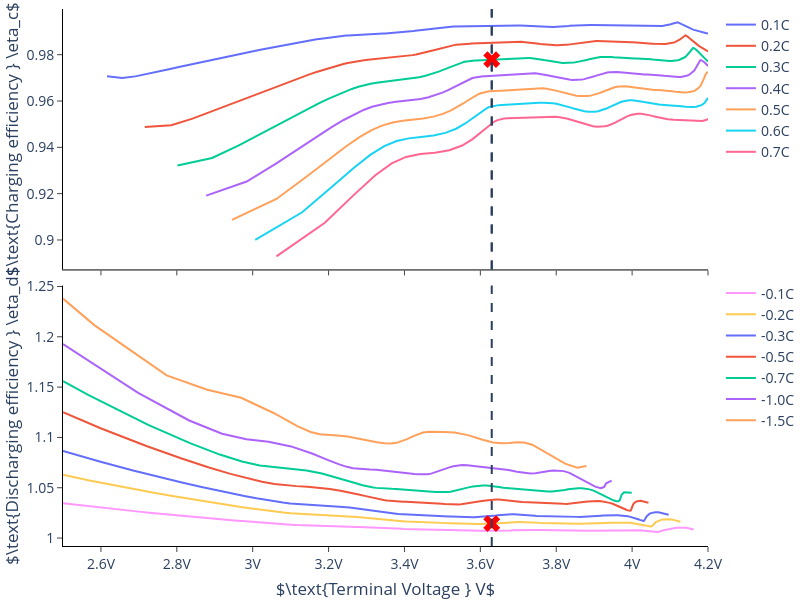

Notebook code for this chart:
### Code cell
fig = make_subplots(rows=2, cols=1, shared_xaxes=True, vertical_spacing=0.03)
fig.update_layout(
    width=800,
    height=600,
    margin={"r": 0, "l": 0, "t": 0.9, "b": 0},
    paper_bgcolor="rgba(0,0,0,0)", plot_bgcolor="rgba(0,0,0,0)",
    font_size=14,
    legend2={"y": 0.5, "yanchor": "top"},
)
fig.update_xaxes(
    {"showline": True, "linewidth": 1, "linecolor": "black", "ticks":"outside"}
)
fig.update_yaxes(
    {"showline": True, "linewidth": 1, "linecolor": "black", "ticks":"outside"}
)
for i in range(len(n_c)):
    fig.add_trace(
        go.Scatter(x=solutions_charge[i]["Terminal voltage [V]"].data[1:], y=n_c[i][1:], name=f"{c_rates_charge[i]:.1f}C", legend="legend", mode="lines"), row=1, col=1 
    )
fig.add_vline(x=v_nom, line_dash="dash")
fig.add_trace(go.Scatter(x=[v_nom], y=[charging_efficiency], marker_symbol="x", marker_color = "red", marker_size=15, showlegend=False), row=1, col=1)
fig.update_yaxes(row=1, col=1, title_text="$\\text{Charging efficiency } \\eta_c$")
for i in range(len(n_d)):
    fig.add_trace(
        go.Scatter(x=solutions_discharge[i]["Terminal voltage [V]"].data[1:], y=n_d[i][1:], name=f"-{c_rates_discharge[i]:.1f}C", legend="legend2", mode="lines"), row=2, col=1 
    )
fig.add_vline(x=v_nom, line_dash="dash")
fig.add_trace(go.Scatter(x=[v_nom], y=[discharging_efficiency], marker_symbol="x", marker_color = "red", marker_size=15, showlegend=False), row=2, col=1)
fig.update_xaxes(row=2, col=1, title="$\\text{Terminal Voltage } V$", ticksuffix="V")
fig.update_yaxes(row=2, col=1, title_text="$\\text{Discharging efficiency } \\eta_d$")
fig.write_image("../thesis/Images/charging_efficiency.pdf", "pdf")
fig.show()
